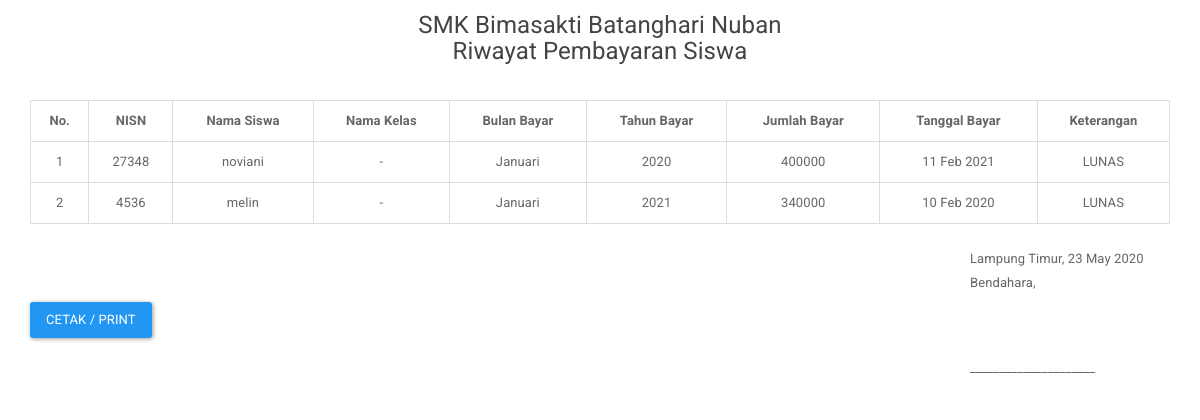
The app's page /laporan_riwayat.php (signed in) with its own data.
### tables this page shows
CREATE TABLE IF NOT EXISTS `pembayaran` (
`id_pembayaran` int(10) NOT NULL,
  `id_petugas` int(11) DEFAULT NULL,
  `nisn` varchar(10) NOT NULL,
  `tgl_bayar` date NOT NULL,
  `bulan_dibayar` varchar(10) NOT NULL,
  `tahun_dibayar` varchar(4) NOT NULL,
  `id_spp` int(11) NOT NULL,
  `jumlah_bayar` int(11) NOT NULL
);

CREATE TABLE IF NOT EXISTS `siswa` (
  `nisn` char(10) NOT NULL,
  `nis` char(8) NOT NULL,
  `nama` varchar(35) NOT NULL,
  `id_kelas` int(11) NOT NULL,
  `alamat` text NOT NULL,
  `no_telp` varchar(13) NOT NULL,
  `id_spp` int(11) NOT NULL,
  `username` varchar(50) NOT NULL,
  `password` varchar(50) NOT NULL
);

### laporan_riwayat.php (the view, shortened to what this page needs)
<?php
if(isset($_SESSION['password'])){
	include "koneksi.php";
?>
<!DOCTYPE html>
<html>
<head>
	<link rel="stylesheet" type="text/css" href="assets/css/bootstrap.css">
</head>
<div class="container">
<body>
<center>
<h4>SMK Bimasakti Batanghari Nuban <br>Riwayat Pembayaran Siswa</h4>
<br>
</center>
<table class= "table table-bordered table-hover" width="100%" border="1" cellspacing="0" cellpadding="4">
	<tr>
		<th style="text-align: center;">No.</th>
		<th style="text-align: center;">NISN</th>
		<th style="text-align: center;">Nama Siswa</th>
		<th style="text-align: center;">Nama Kelas</th>
		<th style="text-align: center;">Bulan Bayar</th>
		<th style="text-align: center;">Tahun Bayar</th>
		<th style="text-align: center;">Jumlah Bayar</th>
		<th style="text-align: center;">Tanggal Bayar</th>
		<th style="text-align: center;">Keterangan</th>
	</tr>
	<?php
  if(isset($_GET['tgl_bayar'])){
		$cari = $_GET['tgl_bayar'];
		$key = $_GET['s_keyword'];
		$data = mysqli_query($koneksi, "SELECT * FROM pembayaran INNER JOIN siswa ON pembayaran.nisn=siswa.nisn INNER JOIN kelas ON kelas.id_kelas = siswa.id_kelas where pembayaran.tgl_bayar like '%".$cari."%' and(siswa.nama LIKE '%".$key."%' OR siswa.alamat like '%".$key."%' OR siswa.no_telp like '%".$key."%' OR siswa.nisn like '%".$key."%' OR pembayaran.jumlah_bayar like '%".$key."%') order by siswa.nisn desc");
	}
	else
	{
		$data = mysqli_query($koneksi,"SELECT * FROM pembayaran INNER JOIN siswa ON pembayaran.nisn=siswa.nisn ORDER BY siswa.nisn ASC");
	}
	$no = 1;
	while($d = mysqli_fetch_array($data)){
	?>
	<tr>
		<td align="center"><?php echo $no; ?></td>
		<td align="center"><?php echo $d['nisn']; ?></td>
		<td align="center"><?php echo $d['nama']; ?></td>
		<td align="center"><?php echo $d['nama_kelas']; ?>- <?php echo $d['kompetensi_keahlian']; ?></td>
		<td align="center"><?php echo $d['bulan_dibayar']; ?></td>
		<td align="center"><?php echo $d['tahun_dibayar']; ?></td>
		<td align="center"><?php echo $d['jumlah_bayar']; ?></td>
		<td align="center"><?php echo date("d M Y", strtotime($d['tgl_bayar'])); ?></td>
		<td align="center">LUNAS</td>
	</tr>
 <?php $no++;
 } ?>
</table>
<table width="100%">
	<tr>
		<td><a href="#" class="no-print" onclick="window.print();"> <button class="btn btn-primary">Cetak / Print </button></a>
	</td>
		<td width="200px">
			<p>Lampung Timur, <?php echo date("d M Y", strtotime("now")); ?><br/>
			Bendahara,</p>
			<br/>
			<br/>
			<p>_____________________</p>
		</td>
	</tr>
</table>
</body>
</div>
</html>
<?php
}else{
	header('location:login.php');
}
?>

### laporan_riwayat.php (style rules this page uses)
body { font-family: Arial; }
table { border-collapse: collapse; }

### records on screen
pembayaran: siswa.nisn "27348", siswa.nama "noviani", bulan_dibayar "Januari", tahun_dibayar "2020", jumlah_bayar "400000", tgl_bayar "11 Feb 2021"
pembayaran: siswa.nisn "4536", siswa.nama "melin", bulan_dibayar "Januari", tahun_dibayar "2021", jumlah_bayar "340000", tgl_bayar "10 Feb 2020"
